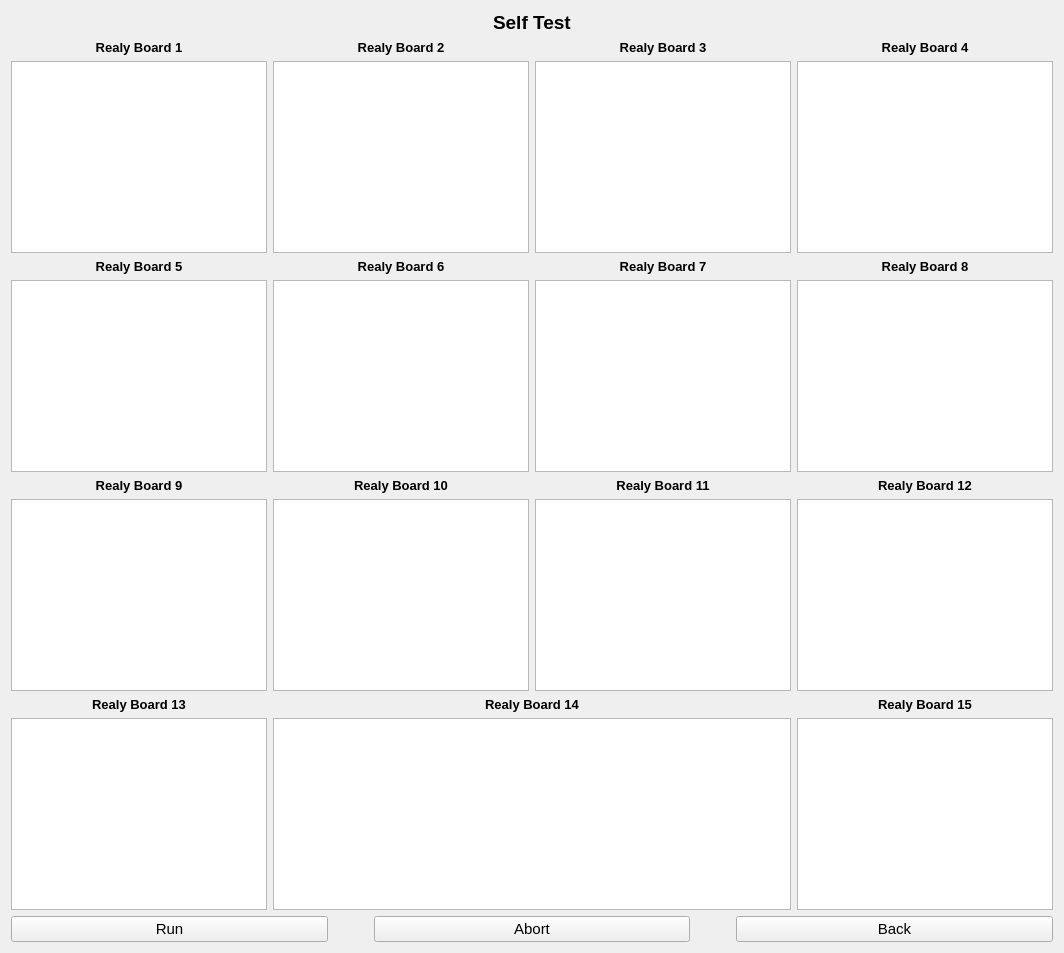
      <widget class="QWidget" name="page_selfTest">
       <layout class="QGridLayout" name="gridLayout_19">
        <item row="0" column="0">
         <layout class="QHBoxLayout" name="horizontalLayout_17">
          <item>
           <spacer name="horizontalSpacer_38">
            <property name="orientation">
             <enum>Qt::Horizontal</enum>
            </property>
            <property name="sizeHint" stdset="0">
             <size>
              <width>40</width>
              <height>20</height>
             </size>
            </property>
           </spacer>
          </item>
          <item>
           <widget class="QLabel" name="label_11">
            <property name="font">
             <font>
              <pointsize>14</pointsize>
              <weight>75</weight>
              <bold>true</bold>
             </font>
            </property>
            <property name="text">
             <string>Self Test</string>
            </property>
           </widget>
          </item>
          <item>
           <spacer name="horizontalSpacer_39">
            <property name="orientation">
             <enum>Qt::Horizontal</enum>
            </property>
            <property name="sizeHint" stdset="0">
             <size>
              <width>40</width>
              <height>20</height>
             </size>
            </property>
           </spacer>
          </item>
         </layout>
        </item>
        <item row="1" column="0">
         <layout class="QGridLayout" name="gridLayout_18">
          <item row="2" column="0">
           <widget class="QLabel" name="label_16">
            <property name="font">
             <font>
              <pointsize>10</pointsize>
              <weight>75</weight>
              <bold>true</bold>
             </font>
            </property>
            <property name="text">
             <string>Realy Board 5</string>
            </property>
            <property name="alignment">
             <set>Qt::AlignCenter</set>
            </property>
           </widget>
          </item>
          <item row="7" column="1" colspan="2">
           <widget class="QTextEdit" name="textEdit_14">
            <property name="font">
             <font>
              <pointsize>12</pointsize>
             </font>
            </property>
            <property name="readOnly">
             <bool>true</bool>
            </property>
           </widget>
          </item>
          <item row="3" column="1">
           <widget class="QTextEdit" name="textEdit_6">
            <property name="font">
             <font>
              <pointsize>12</pointsize>
             </font>
            </property>
            <property name="readOnly">
             <bool>true</bool>
            </property>
           </widget>
          </item>
          <item row="1" column="3">
           <widget class="QTextEdit" name="textEdit_4">
            <property name="font">
             <font>
              <pointsize>12</pointsize>
             </font>
            </property>
            <property name="readOnly">
             <bool>true</bool>
            </property>
           </widget>
          </item>
          <item row="5" column="2">
           <widget class="QTextEdit" name="textEdit_11">
            <property name="font">
             <font>
              <pointsize>12</pointsize>
             </font>
            </property>
            <property name="readOnly">
             <bool>true</bool>
            </property>
           </widget>
          </item>
          <item row="5" column="1">
           <widget class="QTextEdit" name="textEdit_10">
            <property name="font">
             <font>
              <pointsize>12</pointsize>
             </font>
            </property>
            <property name="readOnly">
             <bool>true</bool>
            </property>
           </widget>
          </item>
          <item row="7" column="3">
           <widget class="QTextEdit" name="textEdit_15">
            <property name="font">
             <font>
              <pointsize>12</pointsize>
             </font>
            </property>
            <property name="readOnly">
             <bool>true</bool>
            </property>
           </widget>
          </item>
          <item row="0" column="1">
           <widget class="QLabel" name="label_13">
            <property name="font">
             <font>
              <pointsize>10</pointsize>
              <weight>75</weight>
              <bold>true</bold>
             </font>
            </property>
            <property name="text">
             <string>Realy Board 2</string>
            </property>
            <property name="alignment">
             <set>Qt::AlignCenter</set>
            </property>
           </widget>
          </item>
          <item row="1" column="1">
           <widget class="QTextEdit" name="textEdit_2">
            <property name="font">
             <font>
              <pointsize>12</pointsize>
             </font>
            </property>
            <property name="readOnly">
             <bool>true</bool>
            </property>
           </widget>
          </item>
          <item row="4" column="0">
           <widget class="QLabel" name="label_22">
            <property name="font">
             <font>
              <pointsize>10</pointsize>
              <weight>75</weight>
              <bold>true</bold>
             </font>
            </property>
            <property name="text">
             <string>Realy Board 9</string>
            </property>
            <property name="alignment">
             <set>Qt::AlignCenter</set>
            </property>
           </widget>
          </item>
          <item row="2" column="1">
           <widget class="QLabel" name="label_17">
            <property name="font">
             <font>
              <pointsize>10</pointsize>
              <weight>75</weight>
              <bold>true</bold>
             </font>
            </property>
            <property name="text">
             <string>Realy Board 6</string>
            </property>
            <property name="alignment">
             <set>Qt::AlignCenter</set>
            </property>
           </widget>
          </item>
          <item row="3" column="0">
           <widget class="QTextEdit" name="textEdit_5">
            <property name="font">
             <font>
              <pointsize>12</pointsize>
             </font>
            </property>
            <property name="readOnly">
             <bool>true</bool>
            </property>
           </widget>
          </item>
          <item row="4" column="3">
           <widget class="QLabel" name="label_26">
            <property name="font">
             <font>
              <pointsize>10</pointsize>
              <weight>75</weight>
              <bold>true</bold>
             </font>
            </property>
            <property name="text">
             <string>Realy Board 12</string>
            </property>
            <property name="alignment">
             <set>Qt::AlignCenter</set>
            </property>
           </widget>
          </item>
          <item row="4" column="2">
           <widget class="QLabel" name="label_24">
            <property name="font">
             <font>
              <pointsize>10</pointsize>
              <weight>75</weight>
              <bold>true</bold>
             </font>
            </property>
            <property name="text">
             <string>Realy Board 11</string>
            </property>
            <property name="alignment">
             <set>Qt::AlignCenter</set>
            </property>
           </widget>
          </item>
          <item row="3" column="2">
           <widget class="QTextEdit" name="textEdit_7">
            <property name="font">
             <font>
              <pointsize>12</pointsize>
             </font>
            </property>
            <property name="readOnly">
             <bool>true</bool>
            </property>
           </widget>
          </item>
          <item row="2" column="3">
           <widget class="QLabel" name="label_21">
            <property name="font">
             <font>
              <pointsize>10</pointsize>
              <weight>75</weight>
              <bold>true</bold>
             </font>
            </property>
            <property name="text">
             <string>Realy Board 8</string>
            </property>
            <property name="alignment">
             <set>Qt::AlignCenter</set>
            </property>
           </widget>
          </item>
          <item row="0" column="0">
           <widget class="QLabel" name="label_12">
            <property name="font">
             <font>
              <pointsize>10</pointsize>
              <weight>75</weight>
              <bold>true</bold>
             </font>
            </property>
            <property name="text">
             <string>Realy Board 1</string>
            </property>
            <property name="alignment">
             <set>Qt::AlignCenter</set>
            </property>
           </widget>
          </item>
          <item row="4" column="1">
           <widget class="QLabel" name="label_23">
            <property name="font">
             <font>
              <pointsize>10</pointsize>
              <weight>75</weight>
              <bold>true</bold>
             </font>
            </property>
            <property name="text">
             <string>Realy Board 10</string>
            </property>
            <property name="alignment">
             <set>Qt::AlignCenter</set>
            </property>
           </widget>
          </item>
          <item row="0" column="3">
           <widget class="QLabel" name="label_15">
            <property name="font">
             <font>
              <pointsize>10</pointsize>
              <weight>75</weight>
              <bold>true</bold>
             </font>
            </property>
            <property name="text">
             <string>Realy Board 4</string>
            </property>
            <property name="alignment">
             <set>Qt::AlignCenter</set>
            </property>
           </widget>
          </item>
          <item row="7" column="0">
           <widget class="QTextEdit" name="textEdit_13">
            <property name="font">
             <font>
              <pointsize>12</pointsize>
             </font>
            </property>
            <property name="readOnly">
             <bool>true</bool>
            </property>
           </widget>
          </item>
          <item row="1" column="2">
           <widget class="QTextEdit" name="textEdit_3">
            <property name="font">
             <font>
              <pointsize>12</pointsize>
             </font>
            </property>
            <property name="readOnly">
             <bool>true</bool>
            </property>
           </widget>
          </item>
          <item row="2" column="2">
           <widget class="QLabel" name="label_18">
            <property name="font">
             <font>
              <pointsize>10</pointsize>
              <weight>75</weight>
              <bold>true</bold>
             </font>
            </property>
            <property name="text">
             <string>Realy Board 7</string>
            </property>
            <property name="alignment">
             <set>Qt::AlignCenter</set>
            </property>
           </widget>
          </item>
          <item row="5" column="3">
           <widget class="QTextEdit" name="textEdit_12">
            <property name="font">
             <font>
              <pointsize>12</pointsize>
             </font>
            </property>
            <property name="readOnly">
             <bool>true</bool>
            </property>
           </widget>
          </item>
          <item row="5" column="0">
           <widget class="QTextEdit" name="textEdit_9">
            <property name="font">
             <font>
              <pointsize>12</pointsize>
             </font>
            </property>
            <property name="readOnly">
             <bool>true</bool>
            </property>
           </widget>
          </item>
          <item row="1" column="0">
           <widget class="QTextEdit" name="textEdit_1">
            <property name="font">
             <font>
              <pointsize>12</pointsize>
             </font>
            </property>
            <property name="readOnly">
             <bool>true</bool>
            </property>
           </widget>
          </item>
          <item row="3" column="3">
           <widget class="QTextEdit" name="textEdit_8">
            <property name="font">
             <font>
              <pointsize>12</pointsize>
             </font>
            </property>
            <property name="readOnly">
             <bool>true</bool>
            </property>
           </widget>
          </item>
          <item row="0" column="2">
           <widget class="QLabel" name="label_14">
            <property name="font">
             <font>
              <pointsize>10</pointsize>
              <weight>75</weight>
              <bold>true</bold>
             </font>
            </property>
            <property name="text">
             <string>Realy Board 3</string>
            </property>
            <property name="alignment">
             <set>Qt::AlignCenter</set>
            </property>
           </widget>
          </item>
          <item row="6" column="0">
           <widget class="QLabel" name="label_27">
            <property name="font">
             <font>
              <pointsize>10</pointsize>
              <weight>75</weight>
              <bold>true</bold>
             </font>
            </property>
            <property name="text">
             <string>Realy Board 13</string>
            </property>
            <property name="alignment">
             <set>Qt::AlignCenter</set>
            </property>
           </widget>
          </item>
          <item row="6" column="3">
           <widget class="QLabel" name="label_30">
            <property name="font">
             <font>
              <pointsize>10</pointsize>
              <weight>75</weight>
              <bold>true</bold>
             </font>
            </property>
            <property name="text">
             <string>Realy Board 15</string>
            </property>
            <property name="alignment">
             <set>Qt::AlignCenter</set>
            </property>
           </widget>
          </item>
          <item row="6" column="1" colspan="2">
           <widget class="QLabel" name="label_28">
            <property name="font">
             <font>
              <pointsize>10</pointsize>
              <weight>75</weight>
              <bold>true</bold>
             </font>
            </property>
            <property name="text">
             <string>Realy Board 14</string>
            </property>
            <property name="alignment">
             <set>Qt::AlignCenter</set>
            </property>
           </widget>
          </item>
         </layout>
        </item>
        <item row="2" column="0">
         <layout class="QHBoxLayout" name="horizontalLayout_16">
          <item>
           <widget class="QPushButton" name="pushButton_selfRun">
            <property name="font">
             <font>
              <pointsize>11</pointsize>
             </font>
            </property>
            <property name="text">
             <string>Run</string>
            </property>
           </widget>
          </item>
          <item>
           <spacer name="horizontalSpacer_36">
            <property name="orientation">
             <enum>Qt::Horizontal</enum>
            </property>
            <property name="sizeType">
             <enum>QSizePolicy::Minimum</enum>
            </property>
            <property name="sizeHint" stdset="0">
             <size>
              <width>40</width>
              <height>20</height>
             </size>
            </property>
           </spacer>
          </item>
          <item>
           <widget class="QPushButton" name="pushButton_selfAbort">
            <property name="font">
             <font>
              <pointsize>11</pointsize>
             </font>
            </property>
            <property name="text">
             <string>Abort</string>
            </property>
           </widget>
          </item>
          <item>
           <spacer name="horizontalSpacer_37">
            <property name="orientation">
             <enum>Qt::Horizontal</enum>
            </property>
            <property name="sizeType">
             <enum>QSizePolicy::Minimum</enum>
            </property>
            <property name="sizeHint" stdset="0">
             <size>
              <width>40</width>
              <height>20</height>
             </size>
            </property>
           </spacer>
          </item>
          <item>
           <widget class="QPushButton" name="pushButton_selfBack">
            <property name="font">
             <font>
              <pointsize>11</pointsize>
             </font>
            </property>
            <property name="text">
             <string>Back</string>
            </property>
           </widget>
          </item>
         </layout>
        </item>
       </layout>
      </widget>
